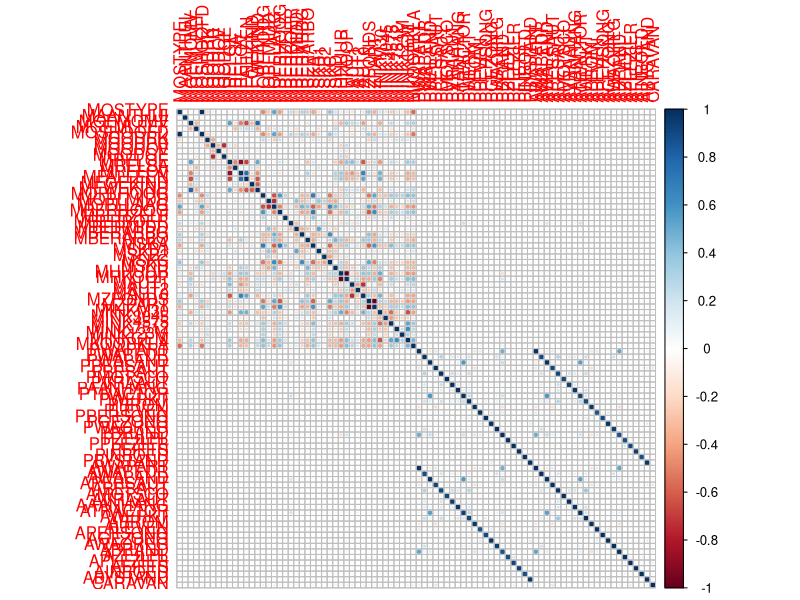
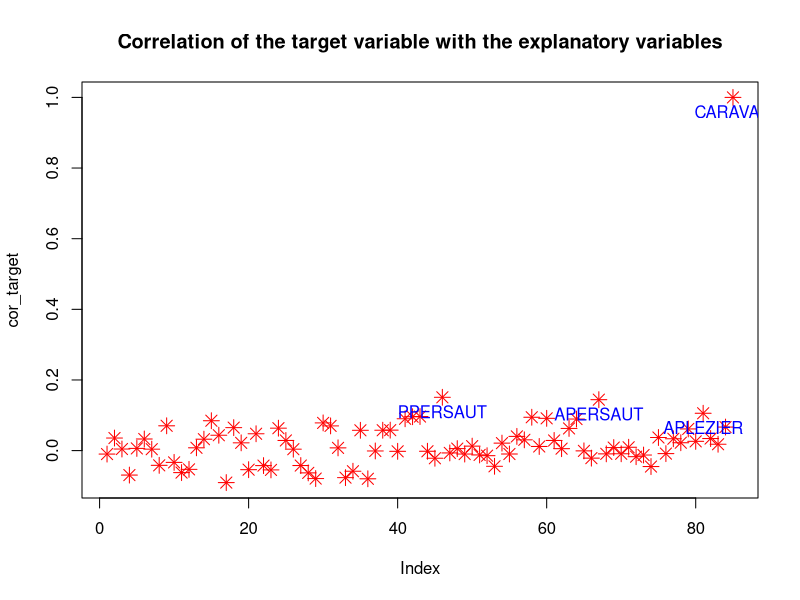

The R source for these figures, in order:
## ---- chunk 1
data <- read.csv("data/train_raw.csv", header = TRUE)
## ---- chunk 2
library(corrplot)
cor_matrix <- cor(data)
corrplot(cor_matrix, method = "circle")
## ---- chunk 3
multicorr_columns <- c()
n_col <- ncol(cor_matrix) - 1 #exclude the target variable
corr_threshold <- 0.7

for (i in seq_len(n_col - 1)) {
  for (j in seq(i + 1, n_col)) {
    if (abs(cor_matrix[i, j]) > corr_threshold) {
      print(paste(colnames(cor_matrix)[i], colnames(cor_matrix)[j],
                  cor_matrix[i, j]))
      multicorr_columns <- c(multicorr_columns, colnames(cor_matrix)[j])
    }
  }
}
## ---- chunk 4
print(multicorr_columns)
## ---- chunk 5
cor_target <- cor_matrix[n_col + 1, 1:n_col + 1]
# Use red bold X and label the points whose correlation is higher than 0.10
plot(cor_target, pch = 8, col = "red", cex = 1.5, main = "Correlation of the target variable with the explanatory variables")
text(x = 1:n_col, y = cor_target, labels = ifelse(cor_target > 0.10, names(cor_target), ""), pos = 1, col = "blue")
